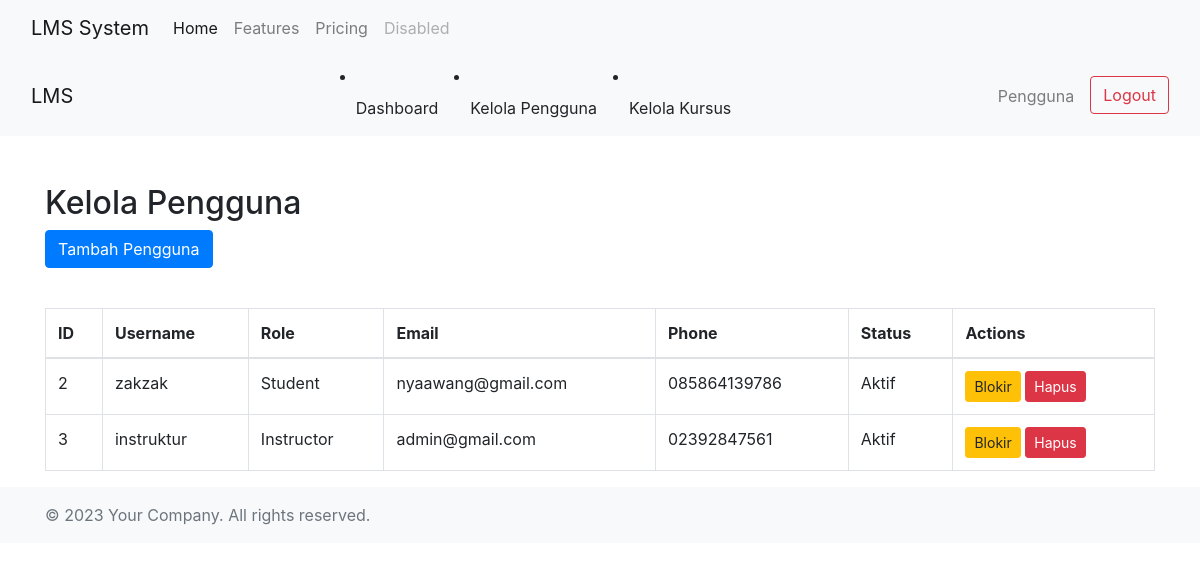
/admin/manage_users.php (signed in), run on the app's committed database.
### tables this page shows
CREATE TABLE `users` (
  `id` int(11) NOT NULL,
  `username` varchar(50) NOT NULL,
  `password` varchar(255) NOT NULL,
  `role` enum('admin','instructor','student') NOT NULL,
  `email` varchar(100) NOT NULL,
  `phone` varchar(20) DEFAULT NULL,
  `is_blocked` tinyint(1) DEFAULT 0,
  `created_at` timestamp NOT NULL DEFAULT current_timestamp()
);

### admin/manage_users.php (the view, shortened to what this page needs)
<?php
require_once '../includes/db_connect.php';
$sql = "SELECT * FROM users WHERE role!='admin'";
$result = $conn->query($sql);
?>
<!DOCTYPE html>
<html lang="id">
<head>
    <?php include '../includes/header.php'; ?>
    <link rel="stylesheet" href="https://stackpath.bootstrapcdn.com/bootstrap/4.5.2/css/bootstrap.min.css">
</head>
<body>
    <?php include '../includes/navbar.php'; ?>
    <div class="container mt-5">
        <h2>Kelola Pengguna</h2>
        <button type="button" class="btn btn-primary mb-4" data-toggle="modal" data-target="#addUserModal">
            Tambah Pengguna
        </button>
        <table class="table table-bordered mt-3">
            <thead>
                <tr>
                    <th>ID</th>
                    <th>Username</th>
                    <th>Role</th>
                    <th>Email</th>
                    <th>Phone</th>
                    <th>Status</th>
                    <th>Actions</th>
                </tr>
            </thead>
            <tbody>
                <?php while($user = $result->fetch_assoc()): ?>
                    <tr>
                        <td><?= $user['id'] ?></td>
                        <td><?= htmlspecialchars($user['username']) ?></td>
                        <td><?= ucfirst($user['role']) ?></td>
                        <td><?= htmlspecialchars($user['email']) ?></td>
                        <td><?= htmlspecialchars($user['phone']) ?></td>
                        <td><?= $user['is_blocked'] ? 'Diblokir' : 'Aktif' ?></td>
                        <td>
                            <?php if(!$user['is_blocked']): ?>
                                <a href="?block=<?= $user['id'] ?>" class="btn btn-warning btn-sm">Blokir</a>
                            <?php else: ?>
                                <a href="?unblock=<?= $user['id'] ?>" class="btn btn-success btn-sm">Unblokir</a>
                            <?php endif; ?>
                            <a href="?delete=<?= $user['id'] ?>" class="btn btn-danger btn-sm" onclick="return confirm('Apakah Anda yakin ingin menghapus akun ini?')">Hapus</a>
                        </td>
                    </tr>
                <?php endwhile; ?>
            </tbody>
        </table>
    </div>
    <?php include '../includes/footer.php'; ?>
</body>
</html>

### data on the page
users: id "2", username "zakzak", role "Student", email "nyaawang@gmail.com", phone "085864139786", is_blocked "Aktif"
users: id "3", username "instruktur", role "Instructor", email "admin@gmail.com", phone "02392847561", is_blocked "Aktif"

### other printed values
$username "Pengguna"
